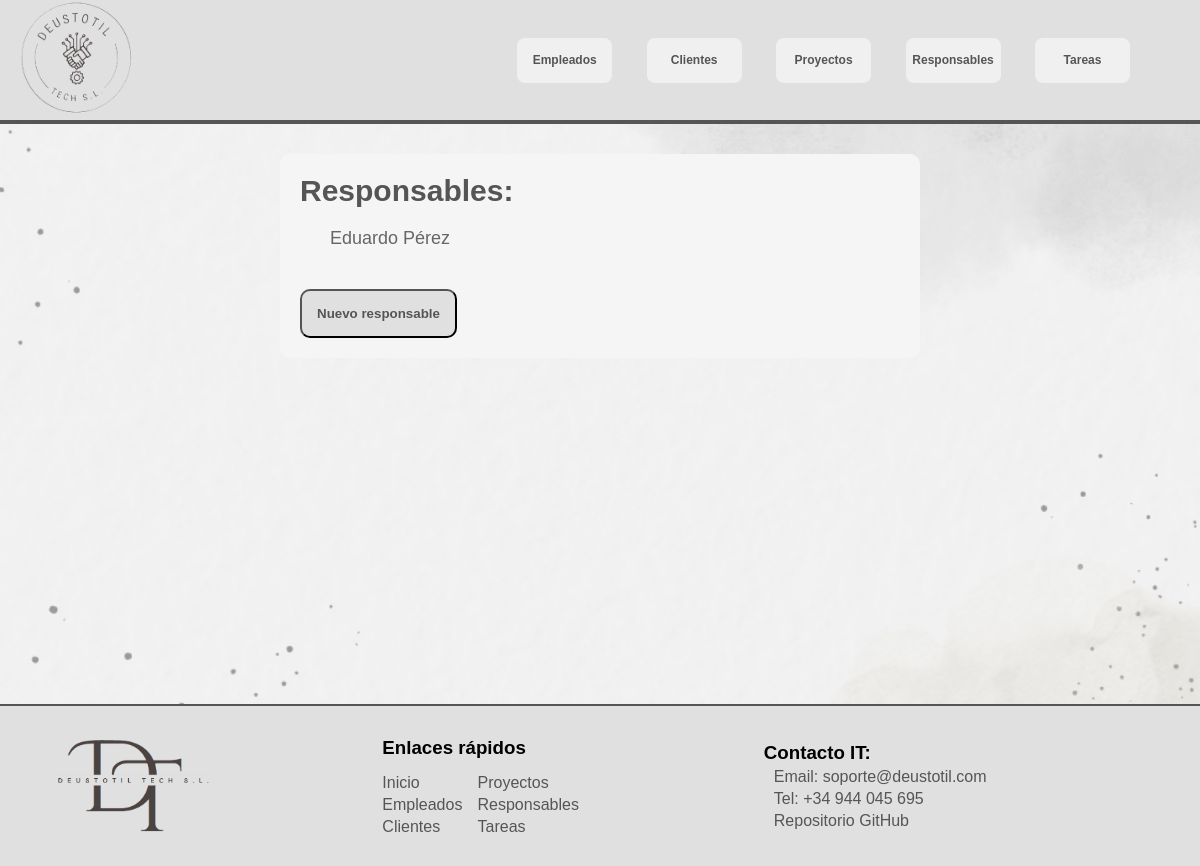
Before: /deustotil/responsables with the older database file.
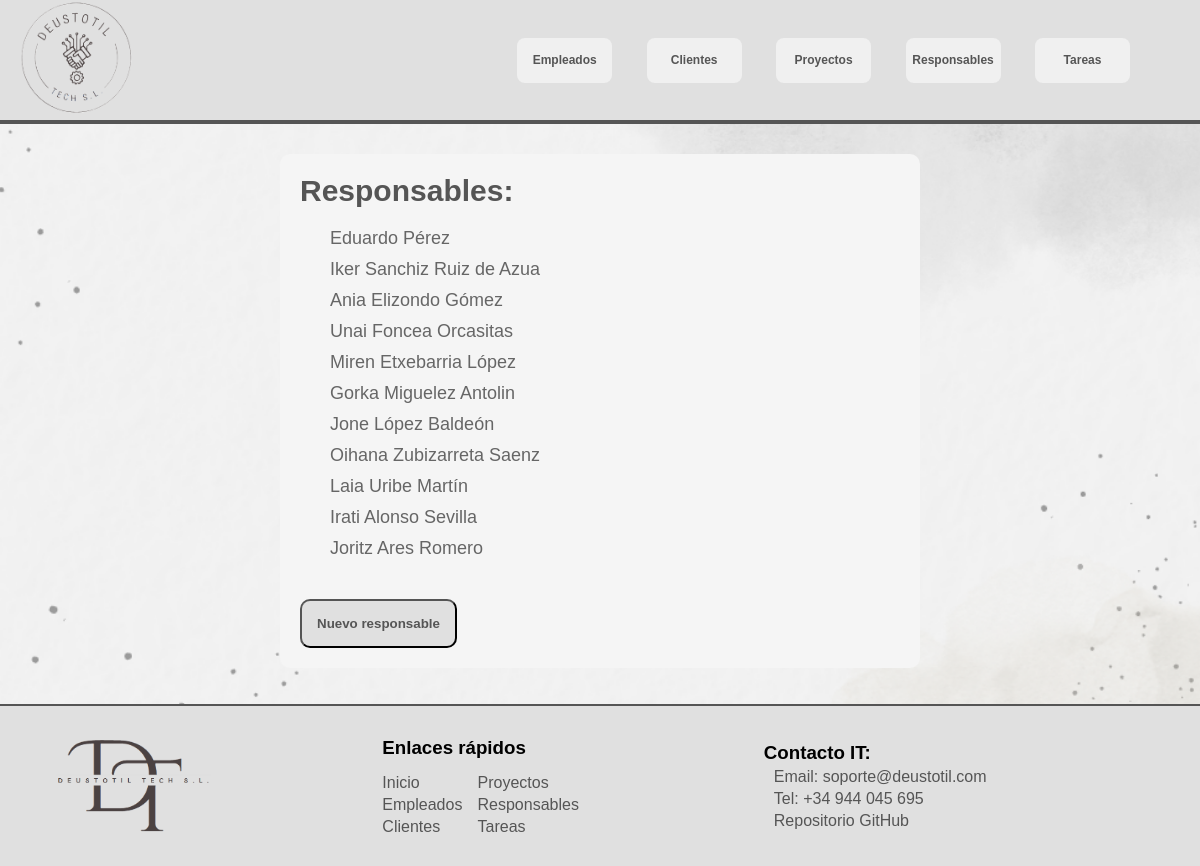
After: the same page with the newer database file.
### appdeustotil/models.py (models this page shows, shortened)
class Responsable(models.Model):
    DNI = models.CharField(max_length=9)
    nombre = models.CharField(max_length=30)
    apellidos = models.CharField(max_length=60)
    cargo = models.CharField(max_length=60)
    fecha_incorporacion = models.DateField()

### appdeustotil/views.py (the view)
# urls.py: path('responsables', views.ResponsableListView.as_view(), name='responsables'),
class ResponsableListView(ListView):
    model = Responsable
    queryset = Responsable.objects.all()

### appdeustotil/templates/appdeustotil/responsable_list.html
{% extends "base.html" %}
{% block content %}
<section id="content">
    <h2>Responsables:</h2>
    <ul>
    {% for responsable in object_list %}
        <li>
            <a href="{% url 'detalles_responsable' responsable.id %}">{{ responsable.nombre}} {{ responsable.apellidos}}</a>
        </li>
    {% endfor %}
    </ul>
    <button><a href="{% url 'crear_responsable'%}">Nuevo responsable</a></button>
</section>
{% endblock %}

Changed rows visible on the page:
added Responsable: nombre "Iker", apellidos "Sanchiz Ruiz de Azua"
added Responsable: nombre "Ania", apellidos "Elizondo Gómez"
added Responsable: nombre "Unai", apellidos "Foncea Orcasitas"
added Responsable: nombre "Miren", apellidos "Etxebarria López"
added Responsable: nombre "Gorka", apellidos "Miguelez Antolin"
added Responsable: nombre "Jone", apellidos "López Baldeón"
added Responsable: nombre "Oihana", apellidos "Zubizarreta Saenz"
added Responsable: nombre "Laia", apellidos "Uribe Martín"
added Responsable: nombre "Irati", apellidos "Alonso Sevilla"
added Responsable: nombre "Joritz", apellidos "Ares Romero"
